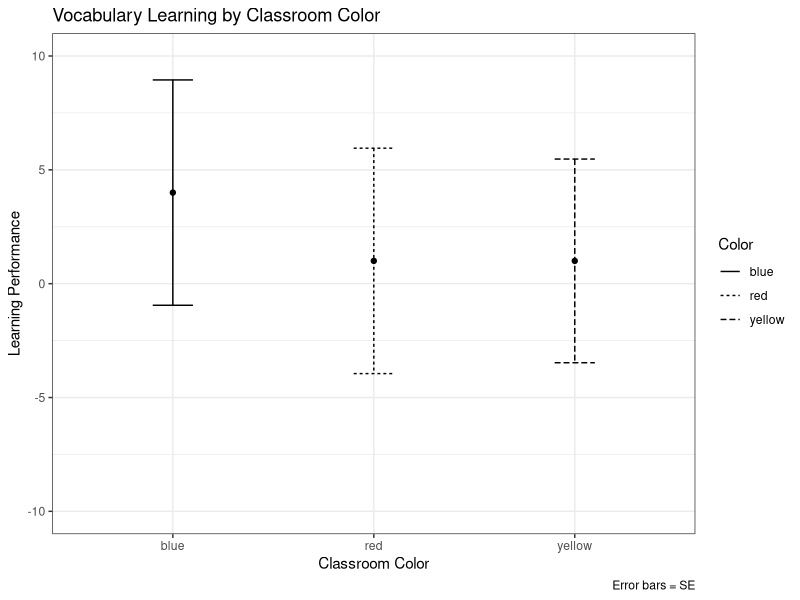
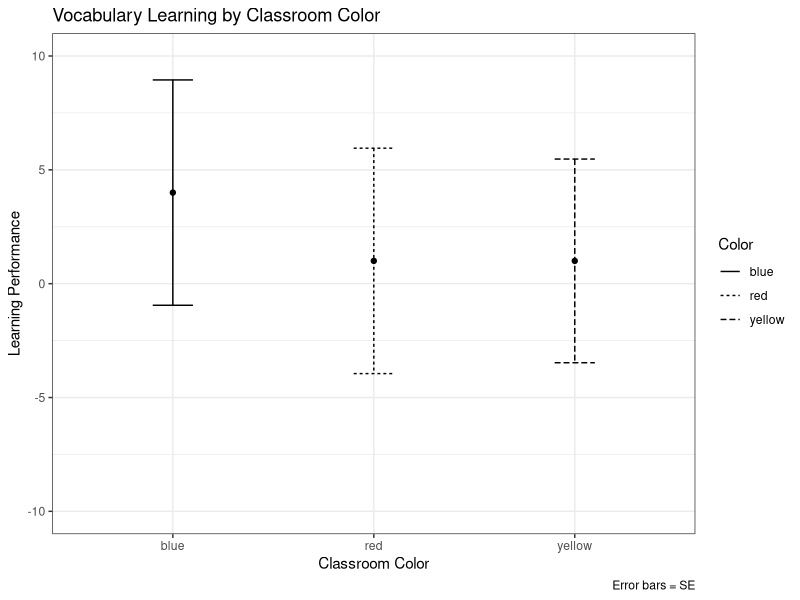

Write the R code that produced these figures, in order.
# Figure 1
exp1 = read.delim("ColoredRooms.txt", header = T)

exp.avg = aggregate(Learning ~ Color, FUN = mean, data = exp1)
exp.blue = subset(exp1, Color == "blue")
blue.se = sqrt(sum(((exp.blue$Learning - mean(exp.blue$Learning)) ^ 2)) / 
                 (sd(exp.blue$Learning) / nrow(exp.blue)))
exp.red = subset(exp1, Color == "red")
red.se = sqrt(sum(((exp.red$Learning - mean(exp.red$Learning)) ^ 2)) / 
                (sd(exp.red$Learning) / nrow(exp.red)))
exp.yellow = subset(exp1, Color == "yellow")
yellow.se = sqrt(sum(((exp.yellow$Learning - mean(exp.yellow$Learning)) ^ 2)) / 
                   (sd(exp.yellow$Learning) / nrow(exp.yellow)))

exp.avg$SE = c(blue.se, red.se, yellow.se)

library(ggplot2)

ggplot(data = exp.avg, mapping = aes(x = Color, y = Learning, group = Color, linetype = Color)) +
  geom_point() +
  geom_errorbar(mapping = aes(ymin = Learning - SE, ymax = Learning + SE), width = 0.2)  +
  scale_y_continuous(limits = c(-10, 10)) +
  labs(title = "Vocabulary Learning by Classroom Color", x = "Classroom Color", 
       y = "Learning Performance", caption = "Error bars = SE") +
  theme_bw()

ggsave(filename = "ch9.figure1.png", height = 900, width = 1200, units = "px",
       dpi = 200)